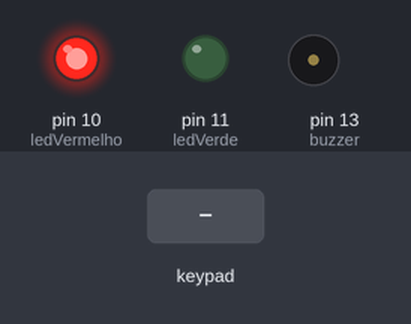
The sketch below on a simulated Arduino Uno, built with avr-gcc and run on an emulated ATmega328P. Parts: output pins drawn as LEDs (lit = HIGH), buzzer (waves = sounding, pin HIGH). Inputs (shaded band) come from the test bench.

Above: at 1.2 s.
1.3 s: keypad keys C # 1 1 0 9 pressed 0.4 s apart
At 3.7 s:
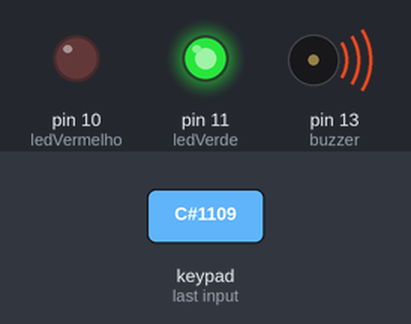
At 4.2 s:
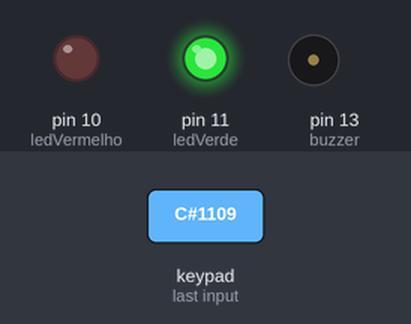
Timing chart, 0 to 7.4 s (numbered marks = the images above; inputs shaded):
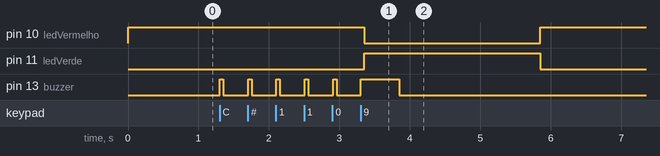

The sketch:

Keypad_Lock.ino
```cpp
/*********************************************************************************

   Guia de conexão:

   Tinkercad project: https://www.tinkercad.com/things/9RrXxbXFMij

   Arduino:
   LINHA 1 TECLADO: Pino Digital 9
   LINHA 2 TECLADO: Pino Digital 8
   LINHA 3 TECLADO: Pino Digital 7
   LINHA 4 TECLADO: Pino Digital 6

   COLUNA 1 TECLADO: Pino Digital 5
   COLUNA 2 TECLADO: Pino Digital 4
   COLUNA 3 TECLADO: Pino Digital 3
   COLUNA 4 TECLADO: Pino Digital 2

   LED VERMELHO: Pino Digital 10
   LED VERDE: Pino Digital 11
   BUZZER: Pino Digital 13


   Este código utiliza a biblioteca Keypad

 ***************************************************************************** */

// Inclusão da biblioteca do módulo teclado
#include <Keypad.h>

/************************ DEFINIÇÃO DE SENHA ******************************* */

char* senha = "C#1109";  // defina a senha aqui, ela deve conter seis dígitos

/************************ CONFIGURAÇÕES TECLADO ******************************* */

const byte LINHAS = 4; // quantidade de linhas do teclado
const byte COLUNAS = 4; // quantidade de colunas do teclado

char digitos[LINHAS][COLUNAS] = {
{'1','2','3','A'},
{'4','5','6','B'},
{'7','8','9','C'},
{'*','0','#','D'}}; // todos os caracteres do teclado

byte pinosLinha[LINHAS] = { 9, 8, 7, 6 }; // pinos de conexão das linhas no arduino
byte pinosColuna[COLUNAS] = { 5, 4, 3, 2 }; // pinos de conexão das colunas no arduino

Keypad keypad = Keypad( makeKeymap(digitos), pinosLinha, pinosColuna, LINHAS, COLUNAS ); // objeto de leitura das teclas com os parâmetros lidos

/************************ VARIÁVEIS AUXILIARES ******************************* */

int position = 0;
int ledVermelho = 10;
int ledVerde = 11;
int buzzer = 13;
int tempoBuzz = 50;
int tempoAberto = 2000;

/***************************************************************************** */

void setup()
{

  estadoPorta(true); // diz se a porta está ou não trancada

  pinMode(ledVermelho,OUTPUT);
  pinMode(ledVerde,OUTPUT);
  pinMode(buzzer,OUTPUT); // define os pinos de saída do arduino

}

void loop()
{

  char digito = keypad.getKey(); // faz a leitura das teclas
  digitalWrite(ledVermelho, HIGH);


  if (digito !=0)
  {
      digitalWrite(buzzer, HIGH);
      delay(tempoBuzz);
    digitalWrite(buzzer, LOW); // acionamento do buzzer ao apertar qualquer tecla

    if (digito == senha[position]) // verifica se o dígito apertado corresponde ao equivalente da senha
    {
      position ++;
    }
    else { // retorna a leitura para a primeira posição de leitura da senha quando o dígito apertado não corresponde ao correto
    position = 0;
    }
    if (position == 6) // altera estado da porta
    {
      estadoPorta(false);
    }
    delay(100);
  }
}

void estadoPorta(bool trancado)
{

  if (trancado == true) // trancamento da porta
  {
    digitalWrite(ledVermelho, HIGH);
    digitalWrite(ledVerde, LOW);
  }

  else // abertura da porta
  {
    digitalWrite(ledVermelho, LOW);
    digitalWrite(ledVerde, HIGH);
    digitalWrite(buzzer, HIGH);
    delay(tempoBuzz*10);
    digitalWrite(buzzer, LOW); // buzzer indica o acerto da senha
    delay(tempoAberto);
    position = 0;
    estadoPorta(true); // tranca a porta novamente
  }
}
```

Measured:
- after the input at 1.3 s, pin 10 (ledVermelho): HIGH → LOW after 2.1 s, → HIGH 2.5 s later; pin 11 (ledVerde): LOW → HIGH after 2.1 s, → LOW 2.5 s later; pin 13 (buzzer): goes 5 × (HIGH 0.05 s, LOW 0.35 s), HIGH 0.55 s, then LOW, starting at once
